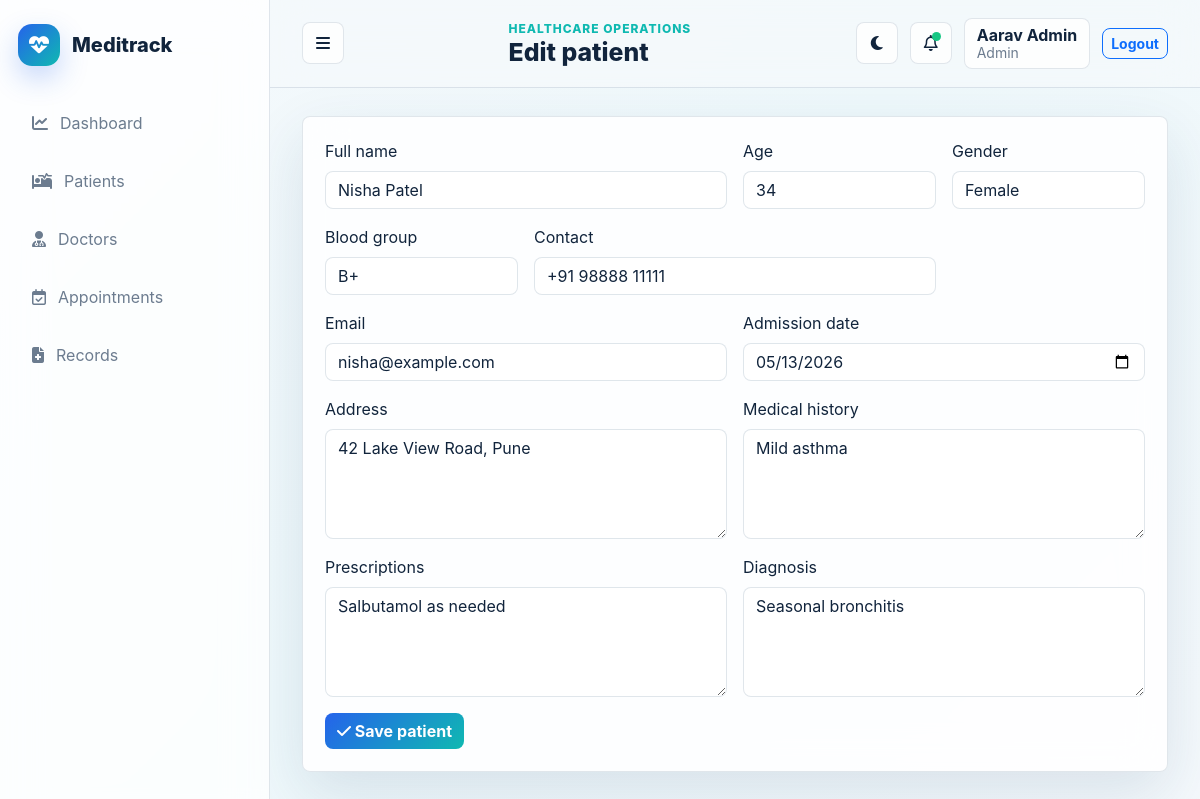
The app's page /patients/1/edit (signed in) with its own data.
### models.py (models this page shows)
class Patient(db.Model):
    id = db.Column(db.Integer, primary_key=True)
    full_name = db.Column(db.String(140), nullable=False)
    age = db.Column(db.Integer, nullable=False)
    gender = db.Column(db.String(30), nullable=False)
    blood_group = db.Column(db.String(8))
    contact = db.Column(db.String(80), nullable=False)
    email = db.Column(db.String(160))
    address = db.Column(db.Text)
    medical_history = db.Column(db.Text)
    prescriptions = db.Column(db.Text)
    diagnosis = db.Column(db.Text)
    admission_date = db.Column(db.Date, default=date.today)
    created_at = db.Column(db.DateTime, default=datetime.utcnow)
    appointments = db.relationship("Appointment", back_populates="patient", cascade="all, delete-orphan")
    records = db.relationship("MedicalRecord", back_populates="patient", cascade="all, delete-orphan")

### routes/patients.py (the view)
@patients_bp.route("/<int:patient_id>/edit", methods=["GET", "POST"])
@roles_required("Admin", "Receptionist", "Doctor")
def edit_patient(patient_id):
    patient = Patient.query.get_or_404(patient_id)
    form = PatientForm(obj=patient)
    if form.validate_on_submit():
        form.populate_obj(patient)
        db.session.commit()
        log_action(f"Updated patient {patient.full_name}")
        flash("Patient profile updated.", "success")
        return redirect(url_for("patients.profile", patient_id=patient.id))
    return render_template("patients/form.html", form=form, title="Edit patient")

### forms.py
class PatientForm(FlaskForm):
    full_name = StringField("Full name", validators=[DataRequired(), Length(max=140)])
    age = IntegerField("Age", validators=[DataRequired(), NumberRange(min=0, max=130)])
    gender = SelectField("Gender", choices=[("Female", "Female"), ("Male", "Male"), ("Other", "Other")])
    blood_group = SelectField("Blood group", choices=[("A+", "A+"), ("A-", "A-"), ("B+", "B+"), ("B-", "B-"), ("AB+", "AB+"), ("AB-", "AB-"), ("O+", "O+"), ("O-", "O-")])
    contact = StringField("Contact", validators=[DataRequired(), Length(max=80)])
    email = EmailField("Email", validators=[Optional(), Email()])
    address = TextAreaField("Address", validators=[Optional()])
    medical_history = TextAreaField("Medical history", validators=[Optional()])
    prescriptions = TextAreaField("Prescriptions", validators=[Optional()])
    diagnosis = TextAreaField("Diagnosis", validators=[Optional()])
    admission_date = DateField("Admission date", validators=[DataRequired()])
    submit = SubmitField("Save patient")

### utils.py (called while the page is built)
def roles_required(*roles):
    def decorator(view):
        @wraps(view)
        def wrapped(*args, **kwargs):
            if "user_id" not in session:
                flash("Please sign in to continue.", "warning")
                return redirect(url_for("auth.login"))
            if session.get("role") not in roles:
                flash("You do not have permission for that action.", "danger")
                return redirect(url_for("dashboard.dashboard"))
            return view(*args, **kwargs)
        return wrapped
    return decorator

### templates/patients/form.html (shortened to what this page needs)
{% extends "base.html" %}
{% block page_title %}{{ title }}{% endblock %}
{% block content %}
<section class="panel form-panel">
  <form method="post" class="row g-3">
    {% for field in [form.full_name, form.age, form.gender, form.blood_group, form.contact, form.email, form.admission_date] %}
    <div class="col-md-{{ '6' if field.name in ['full_name','contact','email','admission_date'] else '3' }}">
      <label class="form-label">{{ field.label }}</label>{{ field(class="form-control") }}
    </div>
    {% endfor %}
    {% for field in [form.address, form.medical_history, form.prescriptions, form.diagnosis] %}
    <div class="col-md-6"><label class="form-label">{{ field.label }}</label>{{ field(class="form-control", rows="4") }}</div>
    {% endfor %}
    <div class="col-12"><button class="btn btn-primary"><i class="fa-solid fa-check"></i> Save patient</button></div>
  </form>
</section>
{% endblock %}

### static/css/style.css (style rules this page uses)
:root { --bg: #f5f9fc; --surface: rgba(255,255,255,.86); --text: #11243c; --muted: #6c7c8f; --blue: #2563eb; --teal: #0fb9b1; --soft: #e8f2f7; --border: rgba(91,119,145,.18); --shadow: 0 22px 60px rgba(21, 65, 108, .12); }
* { box-sizing: border-box; }
body { min-height: 100vh; margin: 0; color: var(--text); background: linear-gradient(135deg, var(--bg), #eef8fb 48%, var(--bg)); font-family: Inter, ui-sans-serif, system-ui, -apple-system, BlinkMacSystemFont, "Segoe UI", sans-serif; }
.glass-card, .panel, .auth-card { background: var(--surface); border: 1px solid var(--border); box-shadow: var(--shadow); backdrop-filter: blur(20px); }
.panel { border-radius: 8px; padding: 22px; margin-bottom: 22px; }
.form-panel .form-control, .form-panel .form-select, .auth-card .form-control { border-radius: 8px; border: 1px solid var(--border); background-color: var(--surface); color: var(--text); }
.btn { border-radius: 8px; font-weight: 700; }
.btn-primary { background: linear-gradient(135deg, var(--blue), var(--teal)); border: 0; }

### records on screen
Patient: full_name "Nisha Patel" "34" "Female" "B+" "+91 98888 11111" "nisha@example.com" "05/13/2026", address "42 Lake View Road, Pune" "Mild asthma" "Salbutamol as needed" "Seasonal bronchitis"

### other values on screen
{{ title }} "Edit patient"
{{ session.get('user_name') }} "Aarav Admin"
{{ session.get('role') }} "Admin"
{{ field.label }} "Full name" "Age" "Gender" "Blood group" "Contact" "Email" "Admission date"
{{ field.label }} "Address" "Medical history" "Prescriptions" "Diagnosis"
